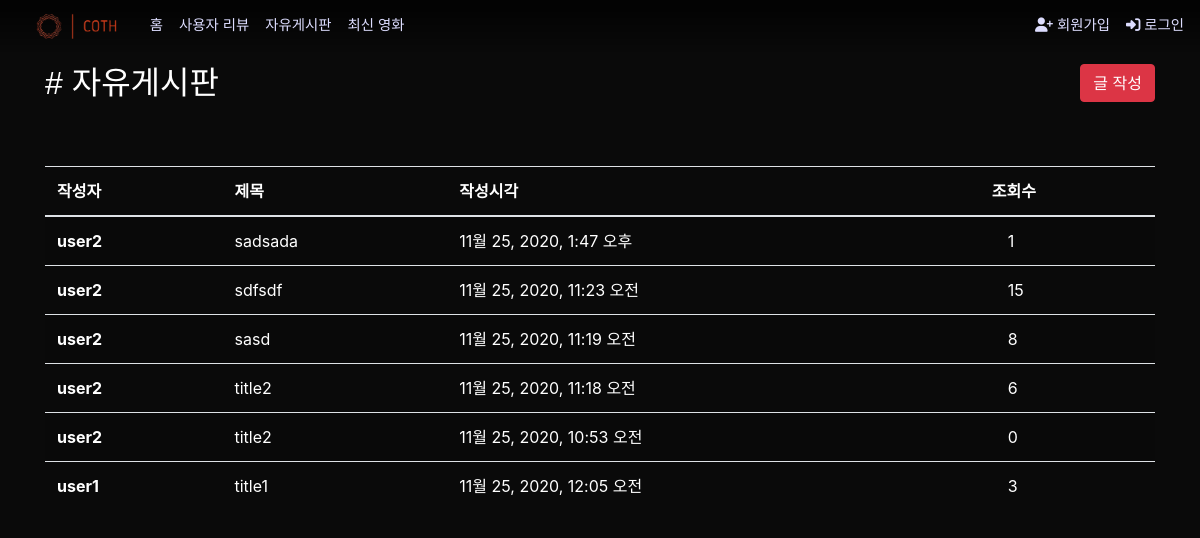
The app's page /articles/talk/ with its own data.
### articles/models.py (models this page shows, shortened)
class TalkArticle(models.Model):
    user = models.ForeignKey(settings.AUTH_USER_MODEL, on_delete=models.CASCADE)
    title = models.CharField(max_length=50)
    content = models.TextField()
    created_at = models.DateTimeField(auto_now_add=True)
    updated_at = models.DateTimeField(auto_now=True)
    image = models.ImageField(blank=True, upload_to='%Y/%m/%d')
    hits = models.PositiveIntegerField(default=0)

### accounts/models.py (models this page shows)
class User(AbstractUser):
    followers = models.ManyToManyField('self', symmetrical=False, related_name='followings')
    image = ProcessedImageField(blank=True,
                                processors=[Thumbnail(150, 150)],
                                format='png',
                                options={'quality': 100},
                                upload_to='%Y/%m/%d')
    selfpr = models.CharField(max_length=100)
    nickname = models.CharField(max_length=20)
    dibs_movies = models.ManyToManyField(Movie, related_name='dibs_users', blank=True, null=True)
    class Prefer(models.IntegerChoices):
        액션 = 28
        모험 = 12
        애니메이션 = 16
        코미디 = 35
        범죄 = 80
        다큐멘터리 = 99
        드라마 = 18
        가족 = 10751
        판타지 = 14
        역사 = 36
        공포 = 27
        음악 = 10402
        미스터리 = 9648
        로맨스 = 10749
        SF = 878
        TV영화 = 10770
        스릴러 = 53
        전쟁 = 10752
        서부 = 37
    genre_prefer1 = models.IntegerField(choices=Prefer.choices)
    genre_prefer2 = models.IntegerField(choices=Prefer.choices)
    genre_prefer3 = models.IntegerField(choices=Prefer.choices)

### articles/views.py (the view)
# urls.py: path('talk/', views.talk_index, name="talk_index"),
@require_GET
def talk_index(request):
    talks = TalkArticle.objects.order_by('-pk')
    context = {
        'talks': talks,
    }
    return render(request, 'articles/talk_index.html', context)

### articles/templates/articles/talk_index.html
{% extends 'base.html' %}
{% block content %}
  <div class="d-flex justify-content-between my-5 text-white">
    <h2 class="d-inline ns"># 자유게시판</h2>
    <p class="d-inline"><a class="btn btn-danger" href="{% url 'articles:talk_create' %}">글 작성</a></p>
  </div>
  <table class="table table-striped text-white">
    <thead>
      <tr>
        <th scope="col">작성자</th>
        <th scope="col">제목</th>
        <th scope="col">작성시각</th>
        <th scope="col">조회수</th>
      </tr>
    </thead>
    <tbody>
      {% for talk in talks %}
        <tr>
          <th scope="row">{{ talk.user }}</th>
          <td><a class="text-white" href="{% url 'articles:talk_detail' talk.pk %}">{{ talk.title }}</a></td>
          <td>{{ talk.created_at}}</td>
          <td>&ensp;&ensp;{{ talk.hits }}</td>
        </tr>
      {% endfor %}
    </tbody>
  </table>
{% endblock  %}

### mainstatic/src/stylesheets/init.css (style rules this page uses)
html, body { margin: 0; padding: 0; width: 100%; height: 100%; background-color: rgb(10,10,10); font-size: 16px; }
html { box-sizing: border-box; font-family: sans-serif; }
*, *:after, *:before { box-sizing: inherit; }

### moviesite/templates/base.html (style rules this page uses)
.ns { font-family: 'Noto Sans KR', sans-serif; }

### records on screen
TalkArticle: user "user2", title "sadsada", created_at "11월 25, 2020, 1:47 오후", hits "1"
TalkArticle: user "user2", title "sdfsdf", created_at "11월 25, 2020, 11:23 오전", hits "15"
TalkArticle: user "user2", title "sasd", created_at "11월 25, 2020, 11:19 오전", hits "8"
TalkArticle: user "user2", title "title2", created_at "11월 25, 2020, 11:18 오전", hits "6"
TalkArticle: user "user2", title "title2", created_at "11월 25, 2020, 10:53 오전", hits "0"
TalkArticle: user "user1", title "title1", created_at "11월 25, 2020, 12:05 오전", hits "3"
